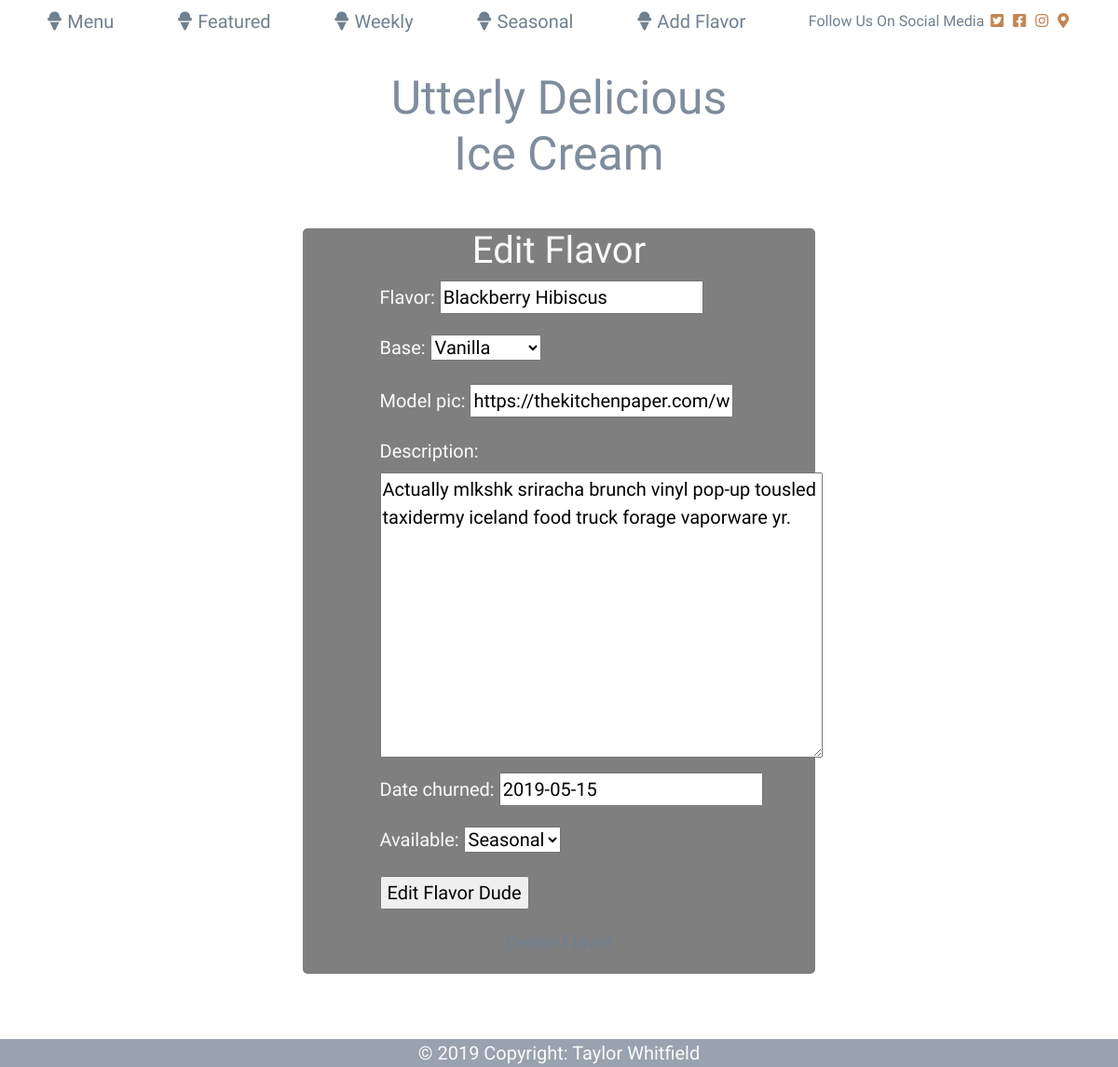
The app's page /edit/1/, older data.
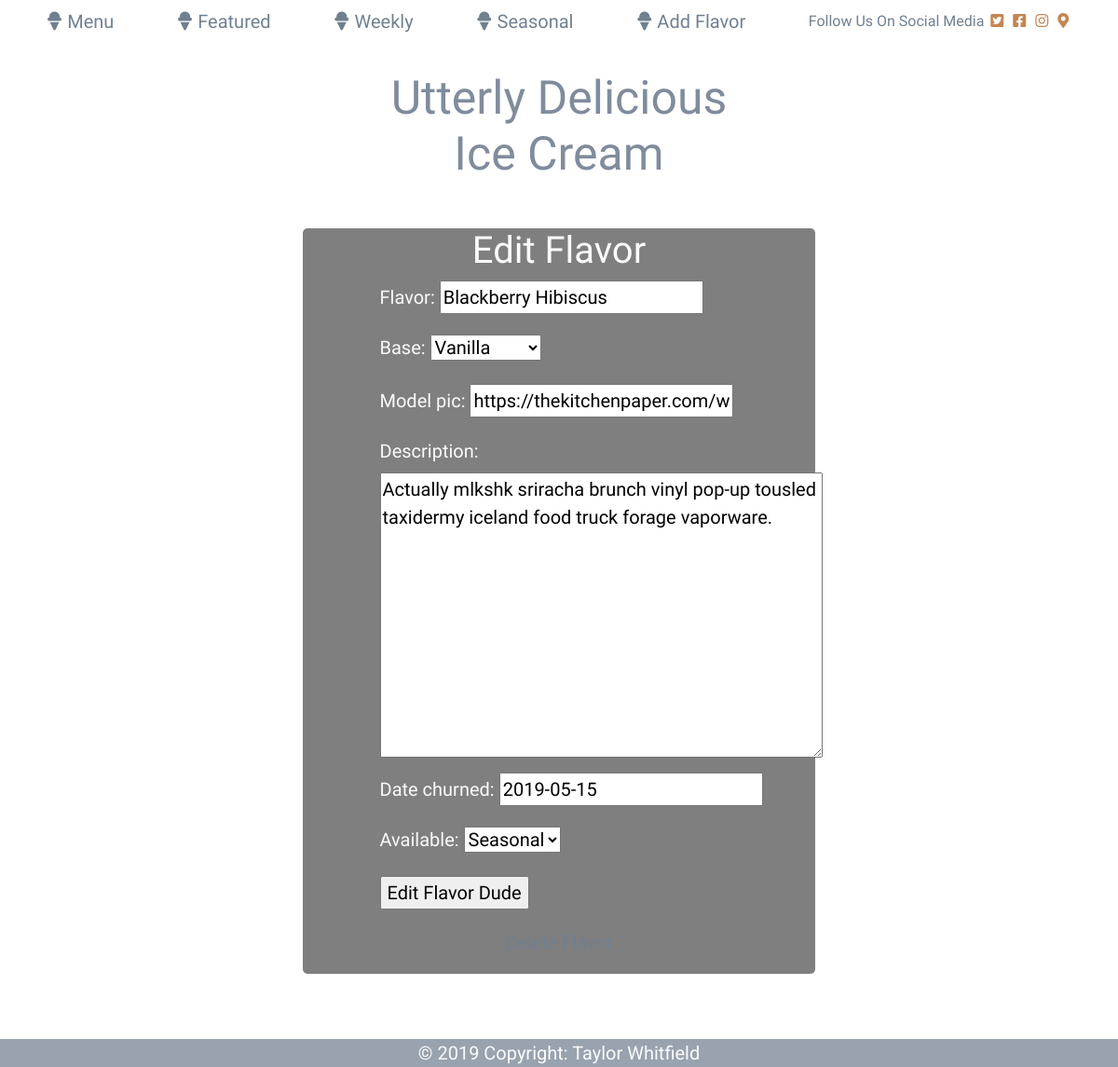
The same page, newer data.
### ice_cream/models.py (models this page shows, shortened)
class Menu(models.Model):
        VANILLA = 'Vanilla'
        CHOCOLATE = 'Chocolate'
        DAILY = 'Daily'
        WEEKLY = 'Weekly'
        SEASONAL = 'Seasonal'
        BASE = [(VANILLA, 'Vanilla'), (CHOCOLATE, 'C`hocolate')]
        AVAILABLE = [(DAILY, 'Daily'), (WEEKLY, 'Weekly'), (SEASONAL, 'Seasonal')]
        flavor = models.CharField(max_length=100)
        date_churned = models.DateField(default=timezone.now)
        available = models.CharField(max_length=75, choices=AVAILABLE, default='')
        base = models.CharField(max_length=75, choices=BASE)
        featured = models.BooleanField(default=False)
        model_pic = models.CharField(max_length=255)
        description = models.TextField()

### ice_cream/views.py (the view)
# urls.py: path('edit/<int:pk>/', IceCreamUpdateView.as_view(), name='edit_flavor'),
class IceCreamUpdateView(UpdateView):
    model = Menu
    template_name = 'edit.html'
    success_url = reverse_lazy('home')
    fields = ['flavor', 'base', 'model_pic', 'description', 'date_churned', 'available']

### ice_cream/templates/edit.html
{%extends 'base.html'%}
{%block content%}
<div class="squareeditflavor">
    <h1 class="textcenter">Edit Flavor</h1>
        <form class="newform" action ='' method ='post'>{%csrf_token%}
            {{form.as_p}}
            <input class="" type="submit" value="Edit Flavor Dude"/>
        </form>
    <div class="textcenter"><a class="toplink"href={% url 'delete_flavor' menu.pk %}">Delete Flavor</a></div>
</div>
{%endblock content%}

### ice_cream/templates/base.html (shortened to what this page needs)
{% load static %}
<html>
<head>
    <link rel="stylesheet" href="https://use.fontawesome.com/releases/v5.8.2/css/all.css">
    <link rel="stylesheet" href="https://stackpath.bootstrapcdn.com/bootstrap/4.3.1/css/bootstrap.min.css">
    <link rel="stylesheet" href="{% static 'css/base.css' %}">
</head>
<body>
<header>
        <nav class="navbar fixed-top navbar-dark navbg">
                <span><a class="toplink" href="{% url 'home' %}"><i class="fas fa-ice-cream"></i> Menu</a></span>
                <span><a class="toplink" href="{% url 'featured_menu_list' %}"><i class="fas fa-ice-cream"></i> Featured</a></span>
                <span><a class="toplink" href="{% url 'available_menu_list' available='Weekly' %}"><i class="fas fa-ice-cream"></i> Weekly</a></span>
                <span><a class="toplink" href="{% url 'available_menu_list' available='Seasonal' %}"><i class="fas fa-ice-cream"></i> Seasonal</a></span>
                <span><a class="toplink" href="{% url 'flavor_new' %}"><i class="fas fa-ice-cream"></i> Add Flavor</a></span>
                <span class="icons">
                    <span>Follow Us On Social Media</span>
                    <span><a href="#"><i class="fab fa-twitter-square"></i></a></span>
                    <span><a href="#"><i class="fab fa-facebook-square"></i></a></span>
                    <span><a href="#"><i class="fab fa-instagram"></i></a></span>
                    <span><a href="#"><i class="fas fa-map-marker-alt"></i></a></span>
                </span>
        </nav>
    </header>
<main class="main">
    <h1 class="utter">Utterly Delicious<br> Ice Cream</h1>
        <div>
            {% block content %} {% endblock content %}
        </div>
    <footer class="footer">
        <div class="posrel">
            <span>© 2019 Copyright: Taylor Whitfield</span>
        </div>
    </footer>
</main>
</body>
</html>

### static/css/base.css (style rules this page uses)
* { box-sizing: border-box; }
body { background-image: url("https://images.unsplash.com/photo-1549995177-8f92d78d1751?ixlib=rb-1.2.1&ixid=eyJhcHBfaWQiOjEyMDd9&auto=format&fit=crop&w=2850&q=80"); background-position: center; position: relative; height: 100%; margin: 0; }
.main { min-height: 100vh; overflow: hidden; display: block; position: relative; padding-bottom: 100px; }
.navbg { background-color: rgba(255,255,255,.8); justify-content: space-around; }
.toplink { text-decoration: none; color: slategrey; font-family: 'Acme', sans-serif; font-size: 20px; }
.icons { float: right; font-family: 'Acme', sans-serif; color: slategrey; }
.icons i { margin: 0 3px 0 3px; color: #C38653; }
.utter { text-align: center; font-size: 50px; margin-top: 75px; font-family: 'Nosifer', cursive; color: #808C9C; }
.squareeditflavor { font-family: 'Acme', sans-serif; color:#fafafa; margin: 0 auto; width:550px; height: 800px; background-color: rgba(0, 0, 0, 0.5); backdrop-filter: grayscale(1) contrast(3) blur(1px); border-radius: 5px; margin-top: 50px; }
.textcenter { text-align: center; }
.newform { font-size: 20px; padding-left: 15%; }
.footer { font-family: 'Roboto', sans-serif; font-size: 20px; text-align: center; background-color: #808C9C; opacity: .8; color:#fafafa; position: absolute; bottom: 0; width:100%; }

Row changes from the older to the newer data that the page shows:
changed Menu "Blackberry Hibiscus": description "Actually mlkshk sriracha brunch vinyl pop-up tousled taxidermy iceland food truck forage vaporware yr." → "Actually mlkshk sriracha brunch vinyl pop-up tousled taxidermy iceland food truck forage vaporware."
